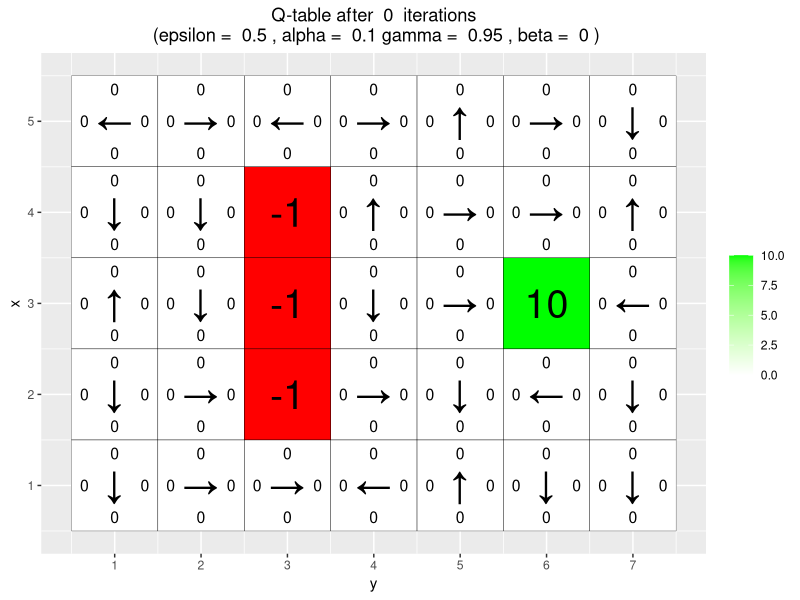
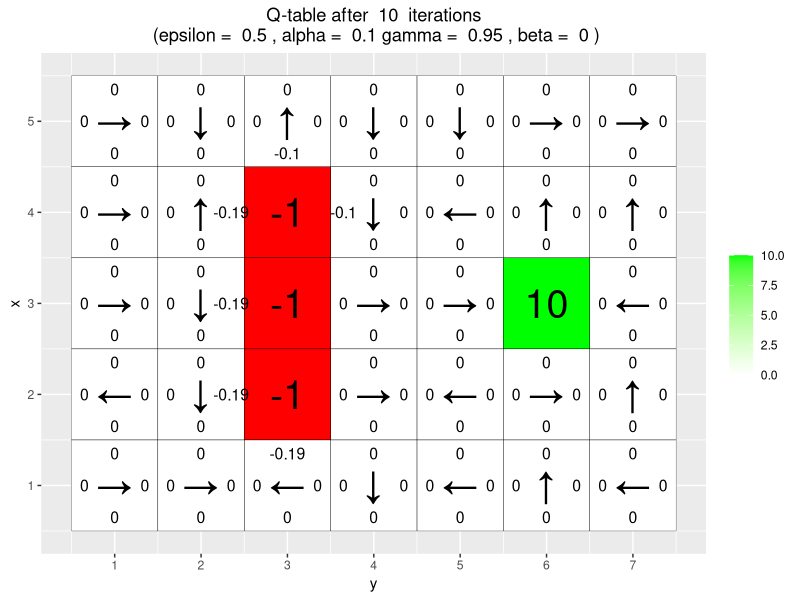
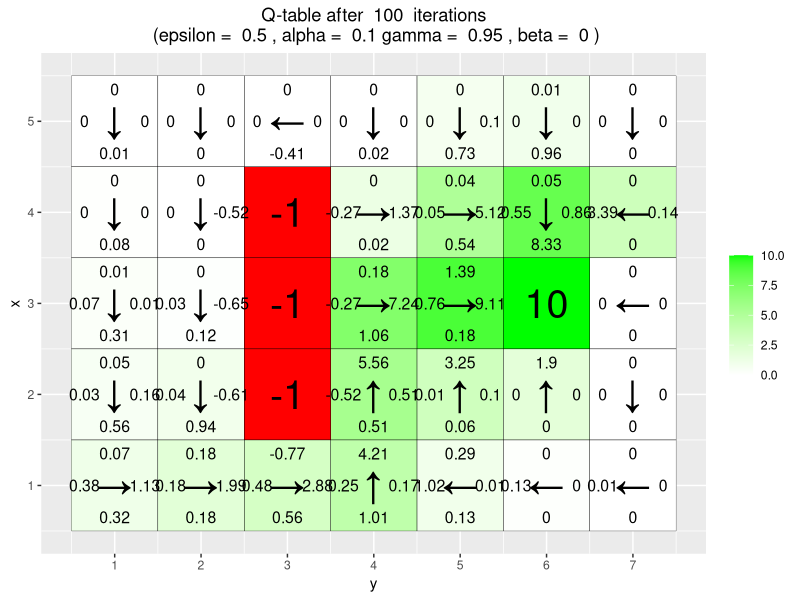
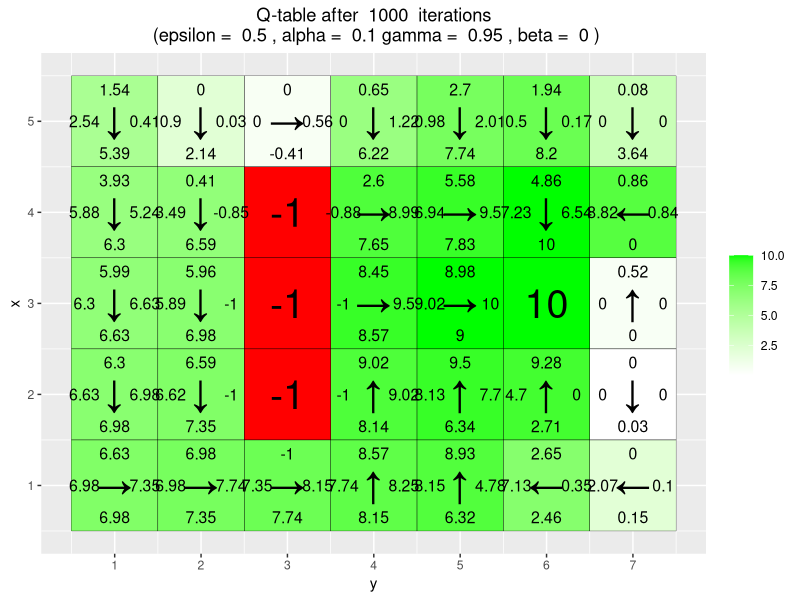
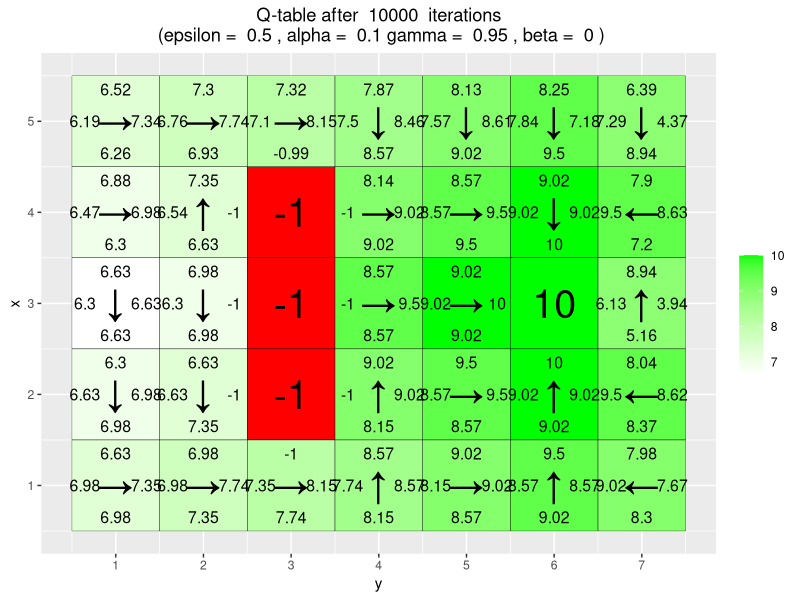
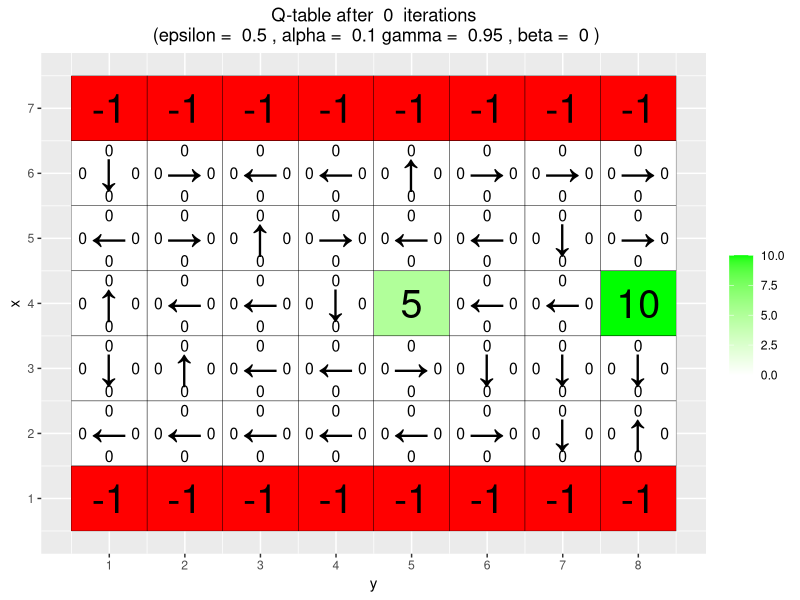
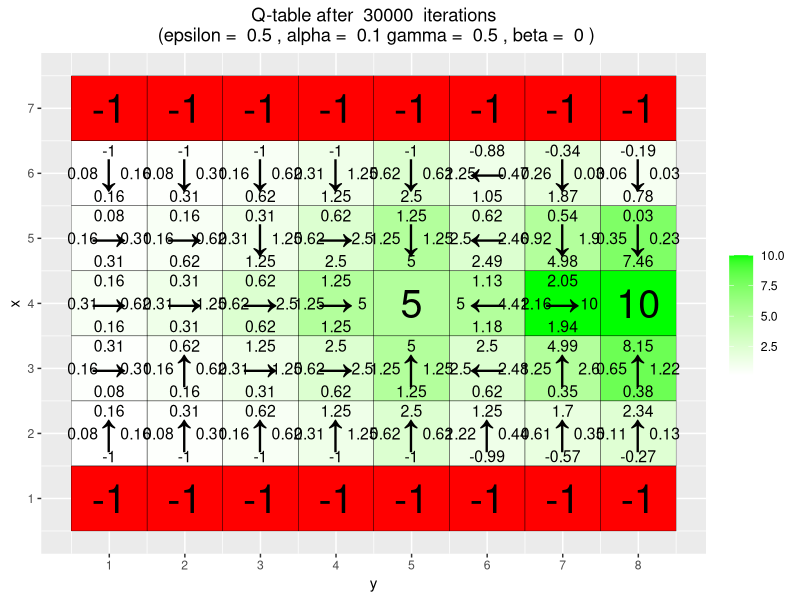
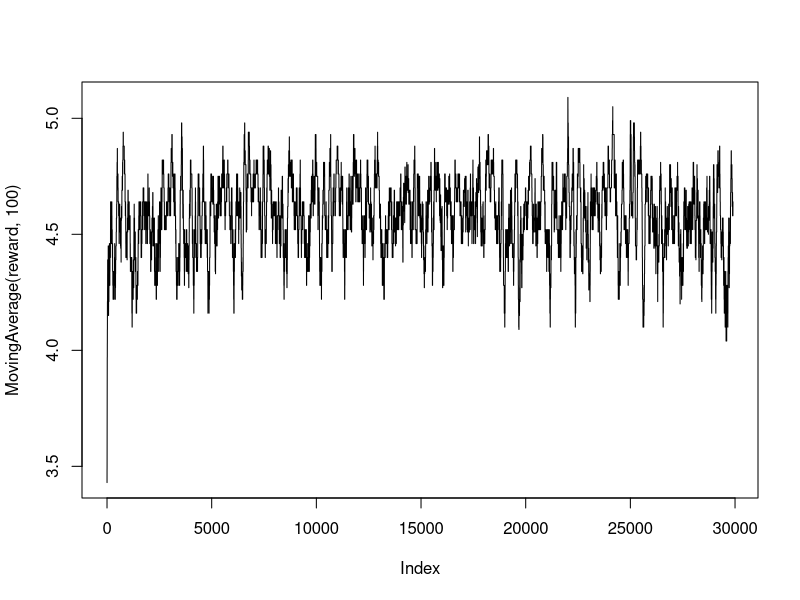

The R script that drew these images, in order: (Note: a time limit stopped this script after it produced the figures.)
# By Jose M. Peña and Joel Oskarsson.
# For teaching purposes.
# jose.m.pena@liu.se.

#####################################################################################################
# Q-learning
#####################################################################################################

# install.packages("ggplot2")
# install.packages("vctrs")
library(ggplot2)

# If you do not see four arrows in line 16, then do the following:
# File/Reopen with Encoding/UTF-8

arrows <- c("↑", "→", "↓", "←")
action_deltas <- list(c(1,0), # up
                      c(0,1), # right
                      c(-1,0), # down
                      c(0,-1)) # left

vis_environment <- function(iterations=0, epsilon = 0.5, alpha = 0.1, gamma = 0.95, beta = 0){
  
  # Visualize an environment with rewards. 
  # Q-values for all actions are displayed on the edges of each tile.
  # The (greedy) policy for each state is also displayed.
  # 
  # Args:
  #   iterations, epsilon, alpha, gamma, beta (optional): for the figure title.
  #   reward_map (global variable): a HxW array containing the reward given at each state.
  #   q_table (global variable): a HxWx4 array containing Q-values for each state-action pair.
  #   H, W (global variables): environment dimensions.
  
  df <- expand.grid(x=1:H,y=1:W)
  foo <- mapply(function(x,y) ifelse(reward_map[x,y] == 0,q_table[x,y,1],NA),df$x,df$y)
  df$val1 <- as.vector(round(foo, 2))
  foo <- mapply(function(x,y) ifelse(reward_map[x,y] == 0,q_table[x,y,2],NA),df$x,df$y)
  df$val2 <- as.vector(round(foo, 2))
  foo <- mapply(function(x,y) ifelse(reward_map[x,y] == 0,q_table[x,y,3],NA),df$x,df$y)
  df$val3 <- as.vector(round(foo, 2))
  foo <- mapply(function(x,y) ifelse(reward_map[x,y] == 0,q_table[x,y,4],NA),df$x,df$y)
  df$val4 <- as.vector(round(foo, 2))
  foo <- mapply(function(x,y) 
    ifelse(reward_map[x,y] == 0,arrows[GreedyPolicy(x,y)],reward_map[x,y]),df$x,df$y)
  df$val5 <- as.vector(foo)
  foo <- mapply(function(x,y) ifelse(reward_map[x,y] == 0,max(q_table[x,y,]),
                                     ifelse(reward_map[x,y]<0,NA,reward_map[x,y])),df$x,df$y)
  df$val6 <- as.vector(foo)
  
  print(ggplot(df,aes(x = y,y = x)) +
          scale_fill_gradient(low = "white", high = "green", na.value = "red", name = "") +
          geom_tile(aes(fill=val6)) +
          geom_text(aes(label = val1),size = 4,nudge_y = .35,na.rm = TRUE) +
          geom_text(aes(label = val2),size = 4,nudge_x = .35,na.rm = TRUE) +
          geom_text(aes(label = val3),size = 4,nudge_y = -.35,na.rm = TRUE) +
          geom_text(aes(label = val4),size = 4,nudge_x = -.35,na.rm = TRUE) +
          geom_text(aes(label = val5),size = 10) +
          geom_tile(fill = 'transparent', colour = 'black') + 
          ggtitle(paste("Q-table after ",iterations," iterations\n",
                        "(epsilon = ",epsilon,", alpha = ",alpha,"gamma = ",gamma,", beta = ",beta,")")) +
          theme(plot.title = element_text(hjust = 0.5)) +
          scale_x_continuous(breaks = c(1:W),labels = c(1:W)) +
          scale_y_continuous(breaks = c(1:H),labels = c(1:H)))
  
}

GreedyPolicy <- function(x, y) {
  # Get a greedy action for state (x,y) from q_table.
  #
  # Args:
  #   x, y: state coordinates.
  #   q_table (global variable): a HxWx4 array containing Q-values for each state-action pair.
  #
  # Returns:
  #   An action, i.e. integer in {1,2,3,4}.
  
  # Your code here.
  
  ## Find all max values of state x,y
  indexMaxVals <- which(q_table[x, y, ] == max(q_table[x, y, ]))
  
  if (length(indexMaxVals) == 1)
    return(indexMaxVals)
  
  ## There were multiple actions with the same action value
  
  randomIndex <- sample(1:length(indexMaxVals), 1)
  return(indexMaxVals[randomIndex])
  
}

EpsilonGreedyPolicy <- function(x, y, epsilon){
  
  # Get an epsilon-greedy action for state (x,y) from q_table.
  #
  # Args:
  #   x, y: state coordinates.
  #   epsilon: probability of acting randomly.
  # 
  # Returns:
  #   An action, i.e. integer in {1,2,3,4}.
  
  # Your code here.
  
  ## Decide if select greedy or random
  if(runif(1) < epsilon){
    # Random
    return(sample(1:4,1))
  }else{
    # Greedy
    return(GreedyPolicy(x,y))
  }
  
}

transition_model <- function(x, y, action, beta){
  
  # Computes the new state after given action is taken. The agent will follow the action 
  # with probability (1-beta) and slip to the right or left with probability beta/2 each.
  # 
  # Args:
  #   x, y: state coordinates.
  #   action: which action the agent takes (in {1,2,3,4}).
  #   beta: probability of the agent slipping to the side when trying to move.
  #   H, W (global variables): environment dimensions.
  # 
  # Returns:
  #   The new state after the action has been taken.
  
  delta <- sample(-1:1, size = 1, prob = c(0.5*beta,1-beta,0.5*beta))
  final_action <- ((action + delta + 3) %% 4) + 1
  foo <- c(x,y) + unlist(action_deltas[final_action])
  foo <- pmax(c(1,1),pmin(foo,c(H,W)))
  
  return (foo)
}

q_learning <-
  function(start_state,
           epsilon = 0.5,
           alpha = 0.1,
           gamma = 0.95,
           beta = 0) {
    # Perform one episode of Q-learning. The agent should move around in the
    # environment using the given transition model and update the Q-table.
    # The episode ends when the agent reaches a terminal state.
    #
    # Args:
    #   start_state: array with two entries, describing the starting position of the agent.
    #   epsilon (optional): probability of acting greedily.
    #   alpha (optional): learning rate.
    #   gamma (optional): discount factor.
    #   beta (optional): slipping factor.
    #   reward_map (global variable): a HxW array containing the reward given at each state.
    #   q_table (global variable): a HxWx4 array containing Q-values for each state-action pair.
    #
    # Returns:
    #   reward: reward received in the episode.
    #   correction: sum of the temporal difference correction terms over the episode.
    #   q_table (global variable): Recall that R passes arguments by value. So, q_table being
    #   a global variable can be modified with the superassigment operator <<-.
    
    # Your code here.
    state <- start_state
    episode_correction <- 0
    repeat {
      # Follow policy, execute action, get reward.
      
      x <- state[1]
      y <- state[2]
      # print(paste("x:", x, "y:", y))
      action <- EpsilonGreedyPolicy(x, y, epsilon)
      # print(paste("action:", action))
      newState <- transition_model(x, y, action, beta)
      newX <- newState[1]
      newY <- newState[2]
      # print(paste("newX:", newX, "newY:", newY))
      reward <- reward_map[newX, newY]
      # print(paste("reward:", reward))
      
      # Q-table update.
      temporalDifferenceCorrectionTerm <-
        (reward + gamma * q_table[newX, newY, which.max(q_table[newX, newY, ])] - q_table[x, y, action])
      
      q_table[x, y, action] <<-
        q_table[x, y, action] + alpha * temporalDifferenceCorrectionTerm
      
      episode_correction <-
        episode_correction + temporalDifferenceCorrectionTerm
      
      state <- newState
      
      if (reward != 0)
        # End episode.
        return (c(reward, episode_correction))
    }
    
  }

#####################################################################################################
# Q-Learning Environments
#####################################################################################################

# Environment A (learning)

H <- 5
W <- 7

reward_map <- matrix(0, nrow = H, ncol = W)
reward_map[3,6] <- 10
reward_map[2:4,3] <- -1

q_table <- array(0,dim = c(H,W,4))

vis_environment()

for(i in 1:10000){
  foo <- q_learning(start_state = c(3,1))
  
  if(any(i==c(10,100,1000,10000)))
    vis_environment(i)
}

## ANSWER 2.2:
### After the 10 first episodes the agent has identified most of the "edges" for the negative reward.
### Yes, it takes the smallest possible number of steps.
### Yes, it does. If it had not, one can set epsilon to a value closer to 1 and thereby making the agent do more exploration.

# Environment B (the effect of epsilon and gamma)

H <- 7
W <- 8

reward_map <- matrix(0, nrow = H, ncol = W)
reward_map[1,] <- -1
reward_map[7,] <- -1
reward_map[4,5] <- 5
reward_map[4,8] <- 10

q_table <- array(0,dim = c(H,W,4))

vis_environment()

MovingAverage <- function(x, n){
  
  cx <- c(0,cumsum(x))
  rsum <- (cx[(n+1):length(cx)] - cx[1:(length(cx) - n)]) / n
  
  return (rsum)
}

for(j in c(0.5,0.75,0.95)){
  q_table <- array(0,dim = c(H,W,4))
  reward <- NULL
  correction <- NULL
  
  for(i in 1:30000){
    foo <- q_learning(gamma = j, start_state = c(4,1))
    reward <- c(reward,foo[1])
    correction <- c(correction,foo[2])
  }
  
  vis_environment(i, gamma = j)
  Sys.sleep(5)
  plot(MovingAverage(reward,100),type = "l")
  Sys.sleep(5)
  plot(MovingAverage(correction,100),type = "l")
}

for(j in c(0.5,0.75,0.95)){
  q_table <- array(0,dim = c(H,W,4))
  reward <- NULL
  correction <- NULL
  
  for(i in 1:30000){
    foo <- q_learning(epsilon = 0.1, gamma = j, start_state = c(4,1))
    reward <- c(reward,foo[1])
    correction <- c(correction,foo[2])
  }
  
  vis_environment(i, epsilon = 0.1, gamma = j)
  Sys.sleep(5)
  plot(MovingAverage(reward,100),type = "l")
  Sys.sleep(5)
  plot(MovingAverage(correction,100),type = "l")
  Sys.sleep(5)
}

## ANSWER 2.3:
### With higher epsilon more states are visited. When setting a larger gamma, meaning that the value of the new q_state is less discounted, the agent is able to find the larger reward.
## One can noticed that a low epsilon will inhibit the Agent from finding the larger reward even when gamma is close to 1.

# Environment C (the effect of beta).

H <- 3
W <- 6

reward_map <- matrix(0, nrow = H, ncol = W)
reward_map[1,2:5] <- -1
reward_map[1,6] <- 10

q_table <- array(0,dim = c(H,W,4))

vis_environment()

for(j in c(0,0.2,0.4,0.66)){
  q_table <- array(0,dim = c(H,W,4))
  
  for(i in 1:10000)
    foo <- q_learning(gamma = 0.6, beta = j, start_state = c(1,1))
  
  vis_environment(i, gamma = 0.6, beta = j)
}

## ANSWER 2.4
### Beta is the "slipping factor" which can make the agent go into another direction than intended during the
### transition step. When beta is large the identified path is not always the optimal.
